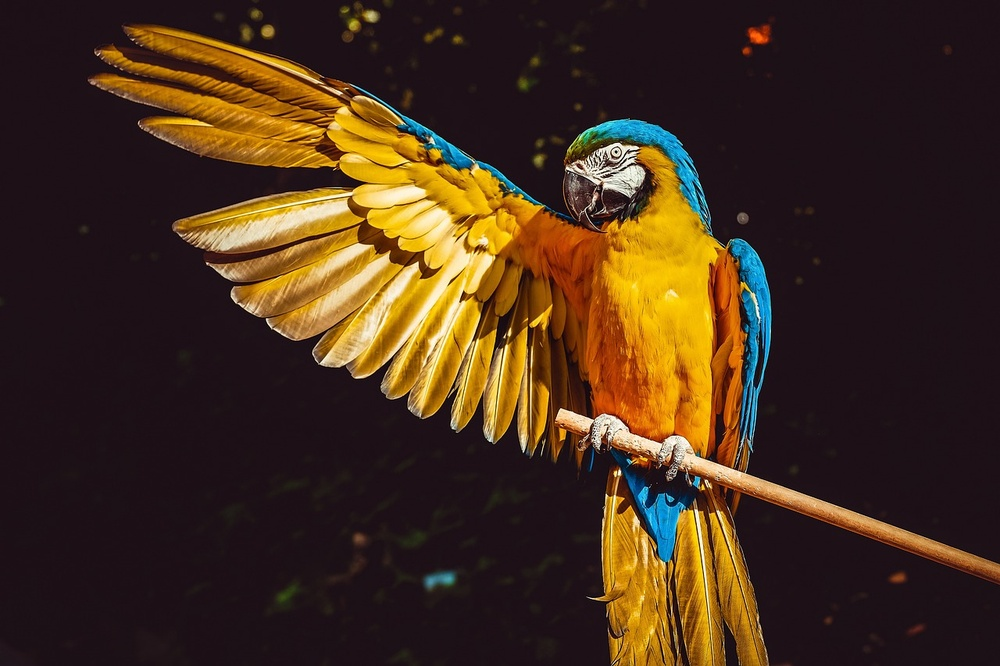
#> input picture Images/parrot.jpg, 1000 x 666 px, shrunk from 1280 x 853 before the run, found by its file name
$ python functions10.py   (older library calls are emulated)
#> lines starting #> are read from the running program, lines starting #| are printed output that depends on the picture

import cv2
import numpy as np
import matplotlib.pyplot as plt
image = cv2.imread('/home/sibi/Desktop/dip/Images/parrot.jpg')
#> image is the input picture: shape (666, 1000, 3); mean B, G, R 28.9, 47.2, 69.3
image_processing_functions = [
    ('Original Image', lambda img: img),
    ('Sepia Filter', lambda img: cv2.transform(img, np.array([[0.393, 0.769, 0.189],
                                                               [0.349, 0.686, 0.168],
                                                               [0.272, 0.534, 0.131]]))),
    ('Emboss Filter', lambda img: cv2.filter2D(img, -1, np.array([[0, -1, -1],
                                                                  [1,  0, -1],
                                                                  [1,  1,  0]]))),
    ('Enhanced Sharpening', lambda img: cv2.filter2D(img, -1, np.array([[0, -1, 0],
                                                                         [-1, 6, -1],
                                                                         [0, -1, 0]]))),
    ('Sobel Edge Detection', lambda img: cv2.Sobel(img, cv2.CV_64F, 1, 1, ksize=5)),
    ('Cartoonize', lambda img: cv2.stylization(img, sigma_s=150, sigma_r=0.25)),
    ('Sketch', lambda img: cv2.cvtColor(cv2.cvtColor(img, cv2.COLOR_BGR2GRAY), cv2.COLOR_GRAY2RGB)),
    ('Invert Colors', lambda img: cv2.bitwise_not(img)),
    ('Erosion', lambda img: cv2.erode(img, np.ones((5, 5), np.uint8), iterations=1)),
    ('Dilation', lambda img: cv2.dilate(img, np.ones((5, 5), np.uint8), iterations=1)),
    ('Bilateral Filter', lambda img: cv2.bilateralFilter(img, 9, 75, 75)),
    ('High-Pass Filter', lambda img: cv2.filter2D(img, -1, np.array([[-1, -1, -1],
                                                                    [-1,  8, -1],
                                                                    [-1, -1, -1]]))),
]
for i, (title, processing_function) in enumerate(image_processing_functions):
    processed_image = processing_function(image)
    plt.subplot(3, 4, i + 1)  # Adjust subplot layout based on the number of functions
    plt.imshow(processed_image)
    plt.title(title)
    plt.axis('off')  # Turn off axis labels
#> this loop made 12 passes
#> pass 2, `processed_image = processing_function(image)`:
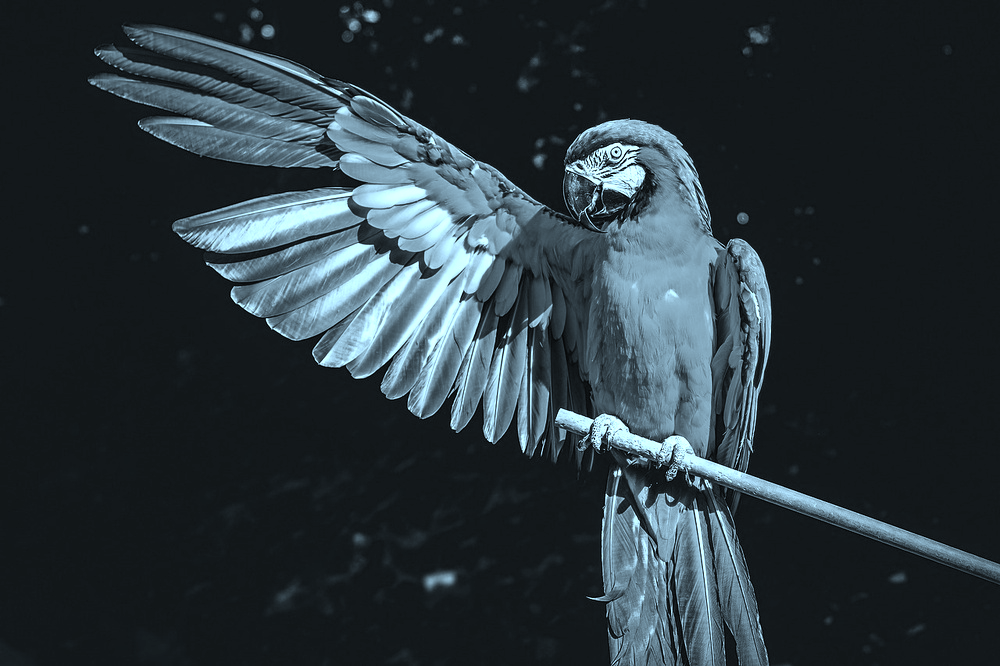
#> processed_image: shape (666, 1000, 3); mean B, G, R 60, 53.9, 42.3
#> pass 3, `processed_image = processing_function(image)`:
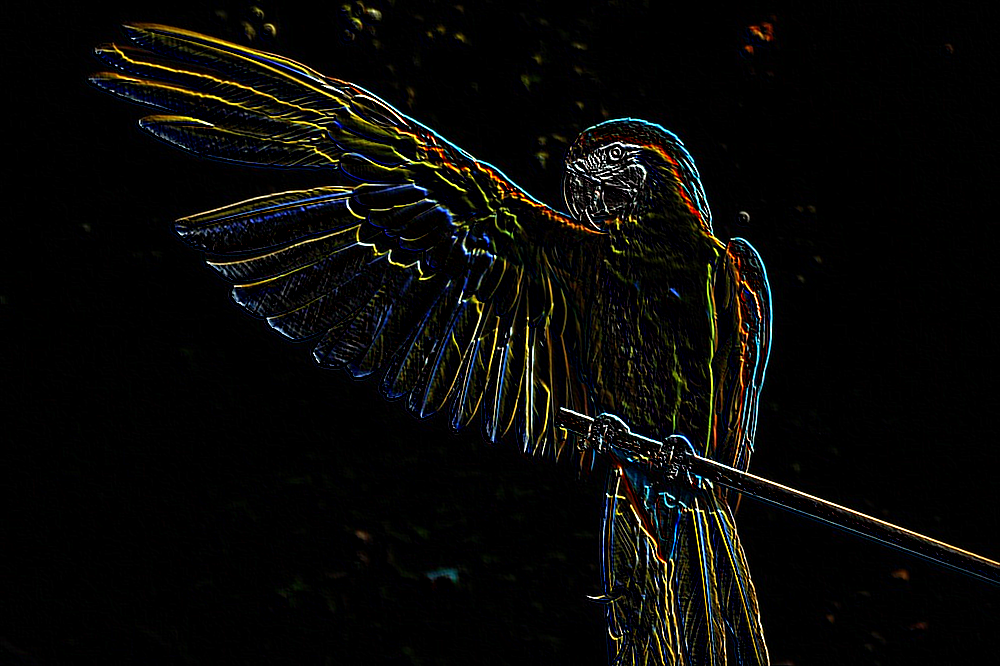
#> processed_image: shape (666, 1000, 3); mean B, G, R 7.6, 9.3, 9.5
plt.show()
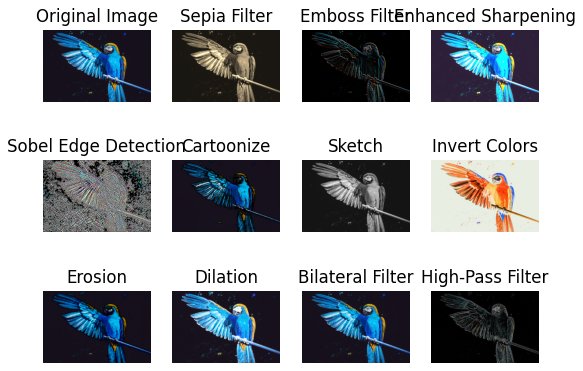
#> figure drawn by matplotlib, 12 panels; B, G, R data is drawn as R, G, B
